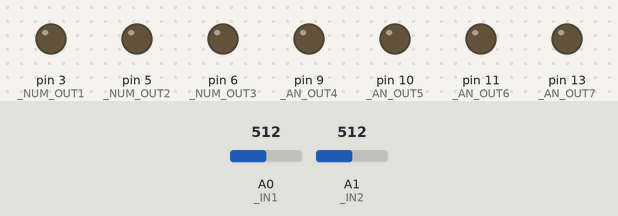
Simulated run of this sketch. Board: Arduino Leonardo, built with avr-gcc and run on an emulated ATmega32U4. Parts: output pins drawn as LEDs (lit = HIGH). Inputs (shaded band) come from the test bench; at power-on: A1 (_IN2) = 512, A0 (_IN1) = 512. What the sketch prints to the serial monitor is not drawn.

Above: at 1.2 s.
1.3 s: A1 (_IN2) set to 220
4.3 s: A1 (_IN2) set to 187
At 5.3 s:
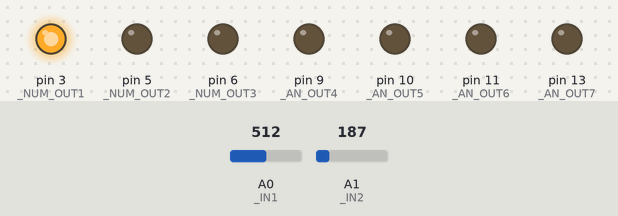
5.8 s: A0 (_IN1) set to 578
7.3 s: A0 (_IN1) set to 611
At 8.5 s:
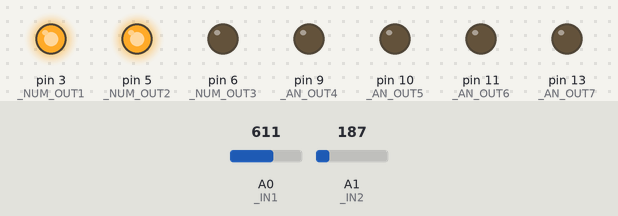
8.8 s: A0 (_IN1) set to 680
11.8 s: A0 (_IN1) set to 717
At 12.2 s:
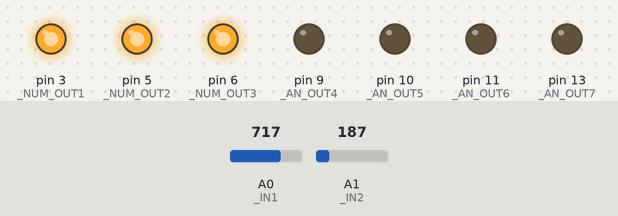
Timing chart, 0 to 14.3 s (numbered marks = the images above; inputs shaded):
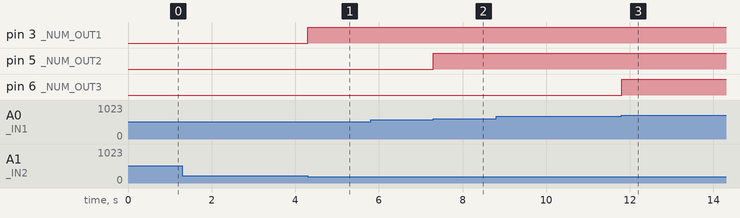

The sketch:

DISSIPATEUR.ino
```cpp
//----------------------------------- DISSIPATEUR DE TENSION - HYSTERESIS ----------------

//------------ Derniere VERSION - H. Sebastien - O. Ayoub (stagiaire IUT) - 13/06/22 -------

//------------------------------------ IMPORTATION DE LIBRAIRIE ----------------------------
#include <SimpleTimer.h> // timer permettant l'appel de fonction
SimpleTimer timer;
// ----------------------------------- DEFINITION DES BROCHES -----------------------------
const int _IN1 = 0; // Mesure de la tension passant par une sonde differentielle
const int _IN2 = 1; // Mesure de reference passant par une sonde differentielle
const int _IN3 = 2;
const int _IN4 = 3;
const int _IN5 = 4;
const int _IN6 = 5;
const int _NUM_OUT1 = 3; // PIN DE SORTIES POUR LES VISUALISER A L OSCILLOSCOPE
const int _NUM_OUT2 = 5; // PIN DE SORTIES POUR LES VISUALISER A L OSCILLOSCOPE
const int _NUM_OUT3 = 6; // PIN DE SORTIES POUR LES VISUALISER A L OSCILLOSCOPE
const int _AN_OUT4 = 9;
const int _AN_OUT5 = 10;
const int _AN_OUT6 = 11;
const int _AN_OUT7 = 13;

// ------------------------------------- INITIALISATION --------------------------------------

void setup()
 {
   // reglage de la frequence des signaux PWM
   TCCR0B = TCCR0B & 0b11111000 | 0x03; // pin 3 et 11 a  980Hz (base de temps de base)
   TCCR1B = TCCR1B & 0b11111000 | 0x02; // pin 9 et 10 a  4kHz
   TCCR3B = TCCR3B & 0b11111000 | 0x02; // pin 5 a  4kHz
   TCCR4B = TCCR4B & 0b11111000 | 0x02; // pin 6 et 13 a  15kHz

// ------------------------ CONFIGURATION BROCHES EN ENTREE ET EN SORTIE -----------------------

   pinMode(_IN1,INPUT); // afin d'avoir 0 pour une tension nulle
   pinMode(_IN2,INPUT); // afin d'avoir 0 pour une tension nulle
   pinMode(_NUM_OUT1,OUTPUT);  //
   pinMode(_NUM_OUT2,OUTPUT);
   pinMode(_NUM_OUT3,OUTPUT);
   pinMode(_AN_OUT4,OUTPUT);
   pinMode(_AN_OUT5,OUTPUT);
   pinMode(_AN_OUT6,OUTPUT);
   pinMode(_AN_OUT7,OUTPUT);
   timer.setInterval(0.5,protection); // la fonction BF_i sera appelee toutes les 500 microsecondes
 }
// --------------------------------------- BOUCLE ------------------------------------------------

void loop()
 {
  timer.run(); //on viens run la fonction - la fonction timer est activee
 }

// ---------------------------------- PROGRAMME PRINCIPALE APPELE --------------------------------------

void protection()
 {
  //Definition des variables

  static int etat_150;
  static int etat_200;
  static int etat_250;
  float v_mes, v_ref, v_result; // Variables flotantes de récupération de valeurs et de convertion en volts

// -------------------------------- MESURE ET CALCULE DE LA TENSION --------------------------------------

  v_mes = analogRead(_IN1); // lecture de la tension mesuree sur la pin _IN1
  v_ref = analogRead(_IN2); // lecture de la reference sur la pin _IN2

  // Produit en croix de la valeur analogique vers la tension
  v_result = 100*(((v_mes-v_ref)*5)/1024); // v_mes est en Volts (avec une sonde d'isolation x100)
  // pour 1024 on a 5V donc pour v_result on fait un simple produit en croix puis on realise le produit x100
  // due a la sonde

// ------------------------------------------ TESTS DES ETATS  --------------------------------------
  if(v_result >= 250) // PAS (delta) DE 10 ENTRE LES DEUX ETATS POUR 250
    etat_250 = 255; // ENVOIE +15V
  else
  if(v_result <= 240) // PAS (delta) DE 10 ENTRE LES DEUX ETATS POUR 250
    etat_250 = 0; // RESTE A 0

  if(v_result >= 200)
    etat_200 = 255; // ENVOIE +15V
  else
  if(v_result <= 190)
    etat_200 = 0; // RESTE A 0

  if(v_result >= 150)
    etat_150 = 255;// ENVOIE +15V
  else
  if(v_result <= 140)
    etat_150 = 0; // RESTE A 0
// ---------------------------- AFFICHAGE DANS LE MONITEUR SERIE --------------------------------------
   //renvoi vers le PC de la valeur lue
  Serial.print("v_resultat = ");
  Serial.println(v_result); // CONNEXION PORT COM - TELEVERSEMENT CODE - OUVERTURE DU MONITEUR SERIE (Ctrl + Maj + M)
  Serial.print(" V");
// ------------ ECRITURE SUR BORCHES DE SORTIES SI ETAT 255 => 15V ou ETAT 0 => 0 ---------------------

  analogWrite(_NUM_OUT1, etat_150); // Analyse de l etat par le connecteur BNC 150
  analogWrite(_NUM_OUT2, etat_200); // Analyse de l etat par le connecteur BNC 200
  analogWrite(_NUM_OUT3, etat_250); // Analyse de l etat par le connecteur BNC 250
 }
```

Measured:
- the behaviour switches between 205 and 204 on A1 (_IN2) (found by bisection; images 0 and 1)
- the behaviour switches between 596 and 597 on A0 (_IN1) (found by bisection; images 1 and 2)
- the behaviour switches between 698 and 699 on A0 (_IN1) (found by bisection; images 2 and 3)
- after the input at 4.3 s, pin 3 (_NUM_OUT1): LOW → HIGH at once
- after the input at 7.3 s, pin 5 (_NUM_OUT2): LOW → HIGH at once
- after the input at 11.8 s, pin 6 (_NUM_OUT3): LOW → HIGH at once
